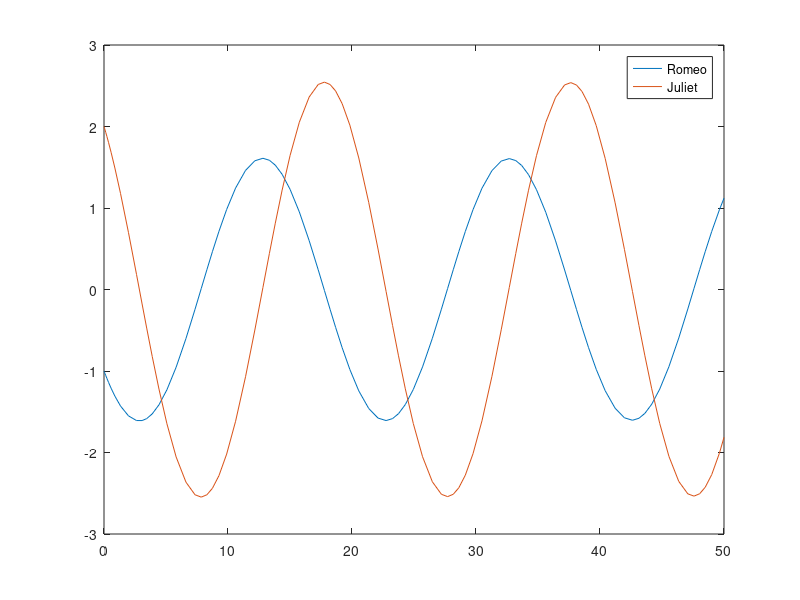

MATLAB code to generate this figure:


% love formula
a = 2e-1;
b = 5e-1;
loveRJ = @(t,y) [-a*y(2); b*y(1)];



y0 = [-1;2]; % initial conditions


%% doesn't change
% contruct graph
tstart = 0;
tfinal = 50;
tspan = [tstart tfinal];
[t,y] = ode23(@(t,y) loveRJ(t,y),tspan,y0);
% display graph
plot(t,y')
ax = gca;
XLim = [0 50];
YLim = [-3 3];
XLabel.String = 'Time';
YLabel.String = 'Emotions';
String = 'Romeo & Juliet''s relationship';
legend('Romeo','Juliet')
